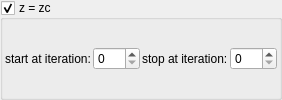
    <widget class="MyGroupBox" name="groupCheck_transf_function_enabledZc_false">
     <property name="toolTip">
      <string/>
     </property>
     <property name="title">
      <string>z = zc&amp;</string>
     </property>
     <property name="checkable">
      <bool>true</bool>
     </property>
     <layout class="QVBoxLayout" name="verticalLayout_58">
      <property name="spacing">
       <number>2</number>
      </property>
      <property name="leftMargin">
       <number>2</number>
      </property>
      <property name="topMargin">
       <number>2</number>
      </property>
      <property name="rightMargin">
       <number>2</number>
      </property>
      <property name="bottomMargin">
       <number>2</number>
      </property>
      <item>
       <layout class="QHBoxLayout" name="horizontalLayout_13" stretch="0,1,0,1">
        <item>
         <widget class="QLabel" name="label_98">
          <property name="text">
           <string>start at iteration:</string>
          </property>
         </widget>
        </item>
        <item>
         <widget class="MySpinBox" name="spinboxInt_transf_start_iterations_Zc">
          <property name="sizePolicy">
           <sizepolicy hsizetype="Minimum" vsizetype="Maximum">
            <horstretch>0</horstretch>
            <verstretch>0</verstretch>
           </sizepolicy>
          </property>
          <property name="minimum">
           <number>0</number>
          </property>
          <property name="maximum">
           <number>999</number>
          </property>
          <property name="value">
           <number>0</number>
          </property>
         </widget>
        </item>
        <item>
         <widget class="QLabel" name="label_70">
          <property name="text">
           <string>stop at iteration:</string>
          </property>
         </widget>
        </item>
        <item>
         <widget class="MySpinBox" name="spinboxInt_transf_stop_iterations_Zc">
          <property name="sizePolicy">
           <sizepolicy hsizetype="Preferred" vsizetype="Maximum">
            <horstretch>0</horstretch>
            <verstretch>0</verstretch>
           </sizepolicy>
          </property>
          <property name="maximum">
           <number>999</number>
          </property>
         </widget>
        </item>
       </layout>
      </item>
     </layout>
    </widget>
